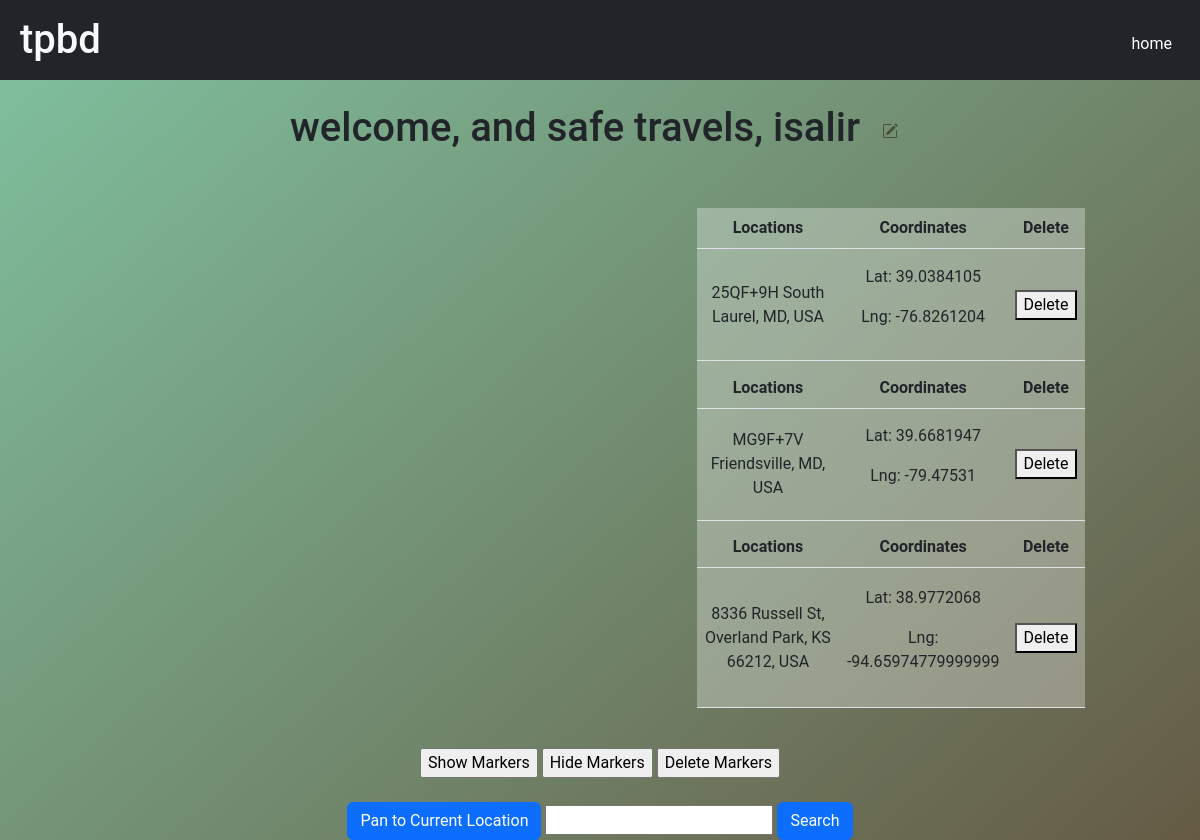
The page /maps/1 on the database its author committed.
### maps/models.py (models this page shows, shortened)
class Map(models.Model):
    map_id = models.BigAutoField(auto_created=True, primary_key=True, serialize=False, verbose_name='ID'),
    name = models.CharField(max_length=200)
    stop = ManyToManyField(Marker)
    author = models.ForeignKey(User, on_delete=models.CASCADE)

class Marker(models.Model):
    marker_id = models.BigAutoField(auto_created=True, primary_key=True, serialize=False, verbose_name='ID'),
    lat = models.CharField(max_length=6)
    lng = models.CharField(max_length=6)
    address = models.CharField(max_length=200)
    tagger = models.ForeignKey(User, on_delete=models.CASCADE)

### maps/views.py (the view, shortened to what this page needs)
# urls.py: path('<int:id>', views.viewmap, name='viewmap'),
def viewmap(request, id):
    map = Map.objects.get(pk=id)
    markers = map.stop.all()
    key = settings.GOOGLE_MAPS_API_KEY
    context = {
        'map_id': map.id,
        'key': key,
        'map': map,
        'markers': markers,
    }
    load_partial(request)
    return render(request, 'maps/map.html',  context)

### maps/views.py (called while the page is built)
def load_partial(request):
    response = render(request, 'maps/partials/marker_list.html')
    return response

### templates/maps/map.html (shortened to what this page needs)
{% extends "base.html" %} {% block content %} {% csrf_token %} {% load static %}
<div class="mainwrapper m-auto">
  {% load static %}
  <br />
  <div id="titlespot">
    <h1>{{map.name}}
    <button id="editbutton" type="button" class="btn btn-secondary" hx-get="rename_map/{{map.id}}" hx-target="#titlespot" hx-swap="outerHTML" hx-vals='{"mykey" : "orzo"}'>
    </h1>
  </div>
  <br /><br />
  <div id="mapwrap">
    <div id="map"></div>
    <table id="markerslist" class="table" style="text-align: center; vertical-align: middle;">
      {% if markers %} {% csrf_token %} {% for marker in markers %}
      <thead>
        <tr>
          <th scope="col" style="width:50%">Locations</th>
          <th scope="col">Coordinates</th>
          <th scope="col">Delete</th>
        </tr>
      </thead>
      <tbody id="markerslistbody" style="text-align: center; vertical-align: middle;">
        <tr>
          <td scope="col"> {{marker.address}}</td>
          <td>
            <p>Lat: {{marker.lat}}</p>
            <p>Lng: {{marker.lng}}</p>
          </td>
          <td>
            <a href="/maps/delete_marker/{{marker.id}}">
              <button class="warning">Delete</button>
            </a>
          </td>
          {% endfor %}
        </tr>
        {% else%}
        <tr>
          <td scope="col"> <h4>Your markers will go here</h4></td>
        </tr>
        {% endif %}
      </tbody>
    </table>
  </div>
  <br />
  <div class="buttonsarray">
    <div id="floating-panel">
      <input type="button" id="show-markers" value="Show Markers" hx-post="{{map.id}}" hx-target="#markerslist" hx-swap="outerHTML"  hx-swap-oob="true"/>
      <input type="button" id="clear-markers" value="Hide Markers" />
      <input type="button" id="delete-markers" value="Delete Markers" />
    </div>
    <br />
    <button id="pan-to-current-location" class="btn btn-primary">
      Pan to Current Location
    </button>
    <input type="text" id="searchTextField" />
    <button onclick="finder()" id="search-location" class="btn btn-primary">
      Search
    </button>
  </div>
</div>
{% endblock %} ```

### templates/base.html (style rules this page uses)
html, body { margin: 0; padding: 0; }
* { font-family: 'Roboto', sans-serif; box-sizing: border-box; }
body { background: rgb(95,56,25); background: linear-gradient(138deg, rgba(95, 179, 136, 0.795), rgba(80, 54, 32, 0.9) 66%); background-size: 180% 180%; height: 100vh; animation: zyclers 11s ease infinite; }

### templates/maps/map.html (style rules this page uses)
#map { height: 500px; width: 50%; }
.mainwrapper { height: 100%; width: 95%; }
#mapwrap { width: 85%; margin: auto; display: flex; flex-direction: row; justify-content: space-between; }
#markerslist { width: 40%; height: 500px; overflow-y: scroll; background: rgba(255, 255, 255, 0.302); }
#editbutton { color: rgba(63, 65, 37, 0.822); background-color: rgba(255, 255, 255, 0); border-color: #cdd081; border: none; }

### rows shown on the page
Map: name "welcome, and safe travels, isalir"
Marker: address "25QF+9H South Laurel, MD, USA", lat "39.0384105", lng "-76.8261204"
Marker: address "MG9F+7V Friendsville, MD, USA", lat "39.6681947", lng "-79.47531"
Marker: address "8336 Russell St, Overland Park, KS 66212, USA", lat "38.9772068", lng "-94.65974779999999"
